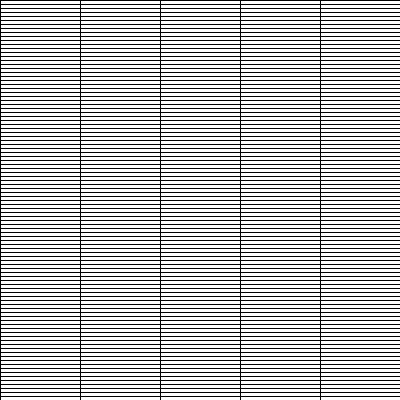
Frame 1 (no input)
Frame 60 (the mouse pressed at the canvas centre just before this capture): identical to frame 1, image omitted
Frame 120 (the mouse held since frame 60 and released just before this capture): identical to frame 1, image omitted

The Processing sketch that drew this single still picture (run headless with seeded random() and noise(); from frame 60 on, the mouse is pressed at the canvas centre):

// Processing sketch: opt_art_2
// ── opt_art_2.pde
int tamX, tamY;
int cantX = 5;
int cantY = 100;

void setup(){
  size(400, 400);
  tamX = width/cantX;
  tamY = width/cantY;
}

void draw(){
  background(200);
  for(int i=0; i<cantX; i++){
    for(int j=0; j<cantY; j++){
      rect(i*tamX, j*tamY, tamX, tamY);
    }
  }
}


void mouseClicked(){
  
}
